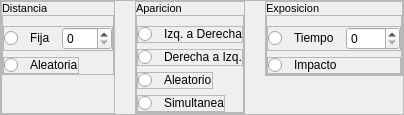
       <widget class="QFrame" name="frameParametros">
        <property name="sizePolicy">
         <sizepolicy hsizetype="Expanding" vsizetype="Preferred">
          <horstretch>0</horstretch>
          <verstretch>0</verstretch>
         </sizepolicy>
        </property>
        <property name="frameShape">
         <enum>QFrame::StyledPanel</enum>
        </property>
        <property name="frameShadow">
         <enum>QFrame::Raised</enum>
        </property>
        <layout class="QHBoxLayout" name="horizontalLayout_17">
         <property name="spacing">
          <number>20</number>
         </property>
         <property name="leftMargin">
          <number>0</number>
         </property>
         <property name="topMargin">
          <number>0</number>
         </property>
         <property name="rightMargin">
          <number>0</number>
         </property>
         <property name="bottomMargin">
          <number>0</number>
         </property>
         <item alignment="Qt::AlignLeft">
          <widget class="QFrame" name="aDistancia">
           <property name="sizePolicy">
            <sizepolicy hsizetype="Fixed" vsizetype="Expanding">
             <horstretch>0</horstretch>
             <verstretch>0</verstretch>
            </sizepolicy>
           </property>
           <property name="frameShape">
            <enum>QFrame::StyledPanel</enum>
           </property>
           <property name="frameShadow">
            <enum>QFrame::Raised</enum>
           </property>
           <layout class="QVBoxLayout" name="verticalLayout_6">
            <property name="spacing">
             <number>0</number>
            </property>
            <property name="leftMargin">
             <number>0</number>
            </property>
            <property name="topMargin">
             <number>0</number>
            </property>
            <property name="rightMargin">
             <number>0</number>
            </property>
            <property name="bottomMargin">
             <number>0</number>
            </property>
            <item>
             <widget class="QLabel" name="labelDistancia">
              <property name="sizePolicy">
               <sizepolicy hsizetype="Fixed" vsizetype="Fixed">
                <horstretch>0</horstretch>
                <verstretch>0</verstretch>
               </sizepolicy>
              </property>
              <property name="font">
               <font>
                <pointsize>8</pointsize>
                <weight>50</weight>
                <bold>false</bold>
               </font>
              </property>
              <property name="text">
               <string>Distancia</string>
              </property>
             </widget>
            </item>
            <item alignment="Qt::AlignLeft|Qt::AlignTop">
             <widget class="QFrame" name="paramDist">
              <property name="sizePolicy">
               <sizepolicy hsizetype="Preferred" vsizetype="Preferred">
                <horstretch>0</horstretch>
                <verstretch>0</verstretch>
               </sizepolicy>
              </property>
              <property name="styleSheet">
               <string notr="true"/>
              </property>
              <property name="frameShape">
               <enum>QFrame::StyledPanel</enum>
              </property>
              <property name="frameShadow">
               <enum>QFrame::Raised</enum>
              </property>
              <layout class="QVBoxLayout" name="verticalLayout_7">
               <property name="spacing">
                <number>6</number>
               </property>
               <property name="leftMargin">
                <number>0</number>
               </property>
               <property name="topMargin">
                <number>10</number>
               </property>
               <property name="rightMargin">
                <number>0</number>
               </property>
               <property name="bottomMargin">
                <number>0</number>
               </property>
               <item>
                <widget class="QFrame" name="aFrameFija">
                 <property name="sizePolicy">
                  <sizepolicy hsizetype="Fixed" vsizetype="Fixed">
                   <horstretch>0</horstretch>
                   <verstretch>0</verstretch>
                  </sizepolicy>
                 </property>
                 <property name="frameShape">
                  <enum>QFrame::StyledPanel</enum>
                 </property>
                 <property name="frameShadow">
                  <enum>QFrame::Raised</enum>
                 </property>
                 <layout class="QHBoxLayout" name="horizontalLayout_13">
                  <property name="spacing">
                   <number>12</number>
                  </property>
                  <property name="leftMargin">
                   <number>0</number>
                  </property>
                  <property name="topMargin">
                   <number>0</number>
                  </property>
                  <property name="rightMargin">
                   <number>0</number>
                  </property>
                  <property name="bottomMargin">
                   <number>0</number>
                  </property>
                  <item>
                   <widget class="QRadioButton" name="radioFija">
                    <property name="sizePolicy">
                     <sizepolicy hsizetype="Fixed" vsizetype="Fixed">
                      <horstretch>0</horstretch>
                      <verstretch>0</verstretch>
                     </sizepolicy>
                    </property>
                    <property name="text">
                     <string/>
                    </property>
                   </widget>
                  </item>
                  <item>
                   <widget class="QLabel" name="labelFija">
                    <property name="sizePolicy">
                     <sizepolicy hsizetype="Fixed" vsizetype="Fixed">
                      <horstretch>0</horstretch>
                      <verstretch>0</verstretch>
                     </sizepolicy>
                    </property>
                    <property name="text">
                     <string>Fija</string>
                    </property>
                   </widget>
                  </item>
                  <item>
                   <widget class="QSpinBox" name="spinBoxFija">
                    <property name="sizePolicy">
                     <sizepolicy hsizetype="Fixed" vsizetype="Fixed">
                      <horstretch>0</horstretch>
                      <verstretch>0</verstretch>
                     </sizepolicy>
                    </property>
                    <property name="minimumSize">
                     <size>
                      <width>50</width>
                      <height>0</height>
                     </size>
                    </property>
                    <property name="font">
                     <font>
                      <weight>50</weight>
                      <italic>false</italic>
                      <bold>false</bold>
                      <kerning>true</kerning>
                     </font>
                    </property>
                    <property name="styleSheet">
                     <string notr="true"/>
                    </property>
                    <property name="maximum">
                     <number>999</number>
                    </property>
                    <property name="tabletTracking" stdset="0">
                     <bool>false</bool>
                    </property>
                   </widget>
                  </item>
                 </layout>
                </widget>
               </item>
               <item alignment="Qt::AlignTop">
                <widget class="QFrame" name="bFrameAleatorio">
                 <property name="sizePolicy">
                  <sizepolicy hsizetype="Fixed" vsizetype="Fixed">
                   <horstretch>0</horstretch>
                   <verstretch>0</verstretch>
                  </sizepolicy>
                 </property>
                 <property name="frameShape">
                  <enum>QFrame::StyledPanel</enum>
                 </property>
                 <property name="frameShadow">
                  <enum>QFrame::Raised</enum>
                 </property>
                 <layout class="QHBoxLayout" name="horizontalLayout_14">
                  <property name="spacing">
                   <number>12</number>
                  </property>
                  <property name="leftMargin">
                   <number>0</number>
                  </property>
                  <property name="topMargin">
                   <number>0</number>
                  </property>
                  <property name="rightMargin">
                   <number>0</number>
                  </property>
                  <property name="bottomMargin">
                   <number>0</number>
                  </property>
                  <item>
                   <widget class="QRadioButton" name="radioAleatoria">
                    <property name="sizePolicy">
                     <sizepolicy hsizetype="Fixed" vsizetype="Fixed">
                      <horstretch>0</horstretch>
                      <verstretch>0</verstretch>
                     </sizepolicy>
                    </property>
                    <property name="text">
                     <string/>
                    </property>
                   </widget>
                  </item>
                  <item>
                   <widget class="QLabel" name="tittleAleatoria">
                    <property name="sizePolicy">
                     <sizepolicy hsizetype="Fixed" vsizetype="Fixed">
                      <horstretch>0</horstretch>
                      <verstretch>0</verstretch>
                     </sizepolicy>
                    </property>
                    <property name="text">
                     <string>Aleatoria</string>
                    </property>
                   </widget>
                  </item>
                 </layout>
                </widget>
               </item>
              </layout>
             </widget>
            </item>
           </layout>
          </widget>
         </item>
         <item>
          <widget class="QFrame" name="bAparicion">
           <property name="sizePolicy">
            <sizepolicy hsizetype="Fixed" vsizetype="Expanding">
             <horstretch>0</horstretch>
             <verstretch>0</verstretch>
            </sizepolicy>
           </property>
           <property name="frameShape">
            <enum>QFrame::StyledPanel</enum>
           </property>
           <property name="frameShadow">
            <enum>QFrame::Raised</enum>
           </property>
           <layout class="QVBoxLayout" name="verticalLayout_3">
            <property name="spacing">
             <number>0</number>
            </property>
            <property name="leftMargin">
             <number>0</number>
            </property>
            <property name="topMargin">
             <number>0</number>
            </property>
            <property name="rightMargin">
             <number>0</number>
            </property>
            <property name="bottomMargin">
             <number>0</number>
            </property>
            <item>
             <widget class="QLabel" name="alabelAparicion">
              <property name="sizePolicy">
               <sizepolicy hsizetype="Fixed" vsizetype="Fixed">
                <horstretch>0</horstretch>
                <verstretch>0</verstretch>
               </sizepolicy>
              </property>
              <property name="font">
               <font>
                <pointsize>8</pointsize>
                <weight>50</weight>
                <bold>false</bold>
               </font>
              </property>
              <property name="text">
               <string>Aparicion</string>
              </property>
             </widget>
            </item>
            <item alignment="Qt::AlignLeft|Qt::AlignTop">
             <widget class="QFrame" name="menuAparicion">
              <property name="sizePolicy">
               <sizepolicy hsizetype="Fixed" vsizetype="Preferred">
                <horstretch>0</horstretch>
                <verstretch>0</verstretch>
               </sizepolicy>
              </property>
              <property name="frameShape">
               <enum>QFrame::StyledPanel</enum>
              </property>
              <property name="frameShadow">
               <enum>QFrame::Raised</enum>
              </property>
              <layout class="QVBoxLayout" name="verticalLayout_4">
               <property name="spacing">
                <number>6</number>
               </property>
               <property name="leftMargin">
                <number>0</number>
               </property>
               <property name="topMargin">
                <number>10</number>
               </property>
               <property name="rightMargin">
                <number>0</number>
               </property>
               <property name="bottomMargin">
                <number>0</number>
               </property>
               <item alignment="Qt::AlignLeft|Qt::AlignTop">
                <widget class="QFrame" name="aFrameIzquierda">
                 <property name="sizePolicy">
                  <sizepolicy hsizetype="Expanding" vsizetype="Fixed">
                   <horstretch>0</horstretch>
                   <verstretch>0</verstretch>
                  </sizepolicy>
                 </property>
                 <property name="frameShape">
                  <enum>QFrame::StyledPanel</enum>
                 </property>
                 <property name="frameShadow">
                  <enum>QFrame::Raised</enum>
                 </property>
                 <layout class="QHBoxLayout" name="horizontalLayout_8">
                  <property name="spacing">
                   <number>12</number>
                  </property>
                  <property name="leftMargin">
                   <number>0</number>
                  </property>
                  <property name="topMargin">
                   <number>0</number>
                  </property>
                  <property name="rightMargin">
                   <number>0</number>
                  </property>
                  <property name="bottomMargin">
                   <number>0</number>
                  </property>
                  <item>
                   <widget class="QRadioButton" name="radioIzquierda">
                    <property name="sizePolicy">
                     <sizepolicy hsizetype="Fixed" vsizetype="Fixed">
                      <horstretch>0</horstretch>
                      <verstretch>0</verstretch>
                     </sizepolicy>
                    </property>
                    <property name="text">
                     <string/>
                    </property>
                   </widget>
                  </item>
                  <item>
                   <widget class="QLabel" name="labelIzquierda">
                    <property name="sizePolicy">
                     <sizepolicy hsizetype="Fixed" vsizetype="Fixed">
                      <horstretch>0</horstretch>
                      <verstretch>0</verstretch>
                     </sizepolicy>
                    </property>
                    <property name="text">
                     <string>Izq. a Derecha</string>
                    </property>
                   </widget>
                  </item>
                 </layout>
                </widget>
               </item>
               <item alignment="Qt::AlignLeft|Qt::AlignTop">
                <widget class="QFrame" name="bFrameDrecha">
                 <property name="sizePolicy">
                  <sizepolicy hsizetype="Expanding" vsizetype="Fixed">
                   <horstretch>0</horstretch>
                   <verstretch>0</verstretch>
                  </sizepolicy>
                 </property>
                 <property name="frameShape">
                  <enum>QFrame::StyledPanel</enum>
                 </property>
                 <property name="frameShadow">
                  <enum>QFrame::Raised</enum>
                 </property>
                 <layout class="QHBoxLayout" name="horizontalLayout_7">
                  <property name="spacing">
                   <number>12</number>
                  </property>
                  <property name="leftMargin">
                   <number>0</number>
                  </property>
                  <property name="topMargin">
                   <number>0</number>
                  </property>
                  <property name="rightMargin">
                   <number>0</number>
                  </property>
                  <property name="bottomMargin">
                   <number>0</number>
                  </property>
                  <item>
                   <widget class="QRadioButton" name="radioDerecha">
                    <property name="sizePolicy">
                     <sizepolicy hsizetype="Expanding" vsizetype="Expanding">
                      <horstretch>0</horstretch>
                      <verstretch>0</verstretch>
                     </sizepolicy>
                    </property>
                    <property name="text">
                     <string/>
                    </property>
                   </widget>
                  </item>
                  <item alignment="Qt::AlignLeft">
                   <widget class="QLabel" name="labelDerecha">
                    <property name="sizePolicy">
                     <sizepolicy hsizetype="Expanding" vsizetype="Fixed">
                      <horstretch>0</horstretch>
                      <verstretch>0</verstretch>
                     </sizepolicy>
                    </property>
                    <property name="text">
                     <string>Derecha a Izq.</string>
                    </property>
                   </widget>
                  </item>
                 </layout>
                </widget>
               </item>
               <item alignment="Qt::AlignLeft|Qt::AlignTop">
                <widget class="QFrame" name="cframeAleatorio">
                 <property name="sizePolicy">
                  <sizepolicy hsizetype="Expanding" vsizetype="Fixed">
                   <horstretch>0</horstretch>
                   <verstretch>0</verstretch>
                  </sizepolicy>
                 </property>
                 <property name="frameShape">
                  <enum>QFrame::StyledPanel</enum>
                 </property>
                 <property name="frameShadow">
                  <enum>QFrame::Raised</enum>
                 </property>
                 <layout class="QHBoxLayout" name="horizontalLayout_9">
                  <property name="spacing">
                   <number>12</number>
                  </property>
                  <property name="leftMargin">
                   <number>0</number>
                  </property>
                  <property name="topMargin">
                   <number>0</number>
                  </property>
                  <property name="rightMargin">
                   <number>0</number>
                  </property>
                  <property name="bottomMargin">
                   <number>0</number>
                  </property>
                  <item>
                   <widget class="QRadioButton" name="AparicionBlancosAleatorios">
                    <property name="sizePolicy">
                     <sizepolicy hsizetype="Fixed" vsizetype="Fixed">
                      <horstretch>0</horstretch>
                      <verstretch>0</verstretch>
                     </sizepolicy>
                    </property>
                    <property name="text">
                     <string/>
                    </property>
                   </widget>
                  </item>
                  <item>
                   <widget class="QLabel" name="labelAleatorio">
                    <property name="sizePolicy">
                     <sizepolicy hsizetype="Fixed" vsizetype="Fixed">
                      <horstretch>0</horstretch>
                      <verstretch>0</verstretch>
                     </sizepolicy>
                    </property>
                    <property name="text">
                     <string>Aleatorio</string>
                    </property>
                   </widget>
                  </item>
                 </layout>
                </widget>
               </item>
               <item alignment="Qt::AlignLeft|Qt::AlignTop">
                <widget class="QFrame" name="dframeSimultanea">
                 <property name="sizePolicy">
                  <sizepolicy hsizetype="Expanding" vsizetype="Fixed">
                   <horstretch>0</horstretch>
                   <verstretch>0</verstretch>
                  </sizepolicy>
                 </property>
                 <property name="frameShape">
                  <enum>QFrame::StyledPanel</enum>
                 </property>
                 <property name="frameShadow">
                  <enum>QFrame::Raised</enum>
                 </property>
                 <layout class="QHBoxLayout" name="horizontalLayout_10">
                  <property name="spacing">
                   <number>12</number>
                  </property>
                  <property name="leftMargin">
                   <number>0</number>
                  </property>
                  <property name="topMargin">
                   <number>0</number>
                  </property>
                  <property name="rightMargin">
                   <number>0</number>
                  </property>
                  <property name="bottomMargin">
                   <number>0</number>
                  </property>
                  <item>
                   <widget class="QRadioButton" name="AparicionSimultaneaBlanco">
                    <property name="sizePolicy">
                     <sizepolicy hsizetype="Fixed" vsizetype="Fixed">
                      <horstretch>0</horstretch>
                      <verstretch>0</verstretch>
                     </sizepolicy>
                    </property>
                    <property name="text">
                     <string/>
                    </property>
                   </widget>
                  </item>
                  <item>
                   <widget class="QLabel" name="labelSimultanea">
                    <property name="sizePolicy">
                     <sizepolicy hsizetype="Fixed" vsizetype="Fixed">
                      <horstretch>0</horstretch>
                      <verstretch>0</verstretch>
                     </sizepolicy>
                    </property>
                    <property name="text">
                     <string>Simultanea</string>
                    </property>
                   </widget>
                  </item>
                 </layout>
                </widget>
               </item>
              </layout>
             </widget>
            </item>
           </layout>
          </widget>
         </item>
         <item alignment="Qt::AlignTop">
          <widget class="QFrame" name="cExposicion">
           <property name="sizePolicy">
            <sizepolicy hsizetype="Expanding" vsizetype="Preferred">
             <horstretch>0</horstretch>
             <verstretch>0</verstretch>
            </sizepolicy>
           </property>
           <property name="frameShape">
            <enum>QFrame::StyledPanel</enum>
           </property>
           <property name="frameShadow">
            <enum>QFrame::Raised</enum>
           </property>
           <layout class="QVBoxLayout" name="verticalLayout_5">
            <property name="spacing">
             <number>0</number>
            </property>
            <property name="leftMargin">
             <number>0</number>
            </property>
            <property name="topMargin">
             <number>0</number>
            </property>
            <property name="rightMargin">
             <number>0</number>
            </property>
            <property name="bottomMargin">
             <number>0</number>
            </property>
            <item>
             <widget class="QLabel" name="labelExposicionTittle">
              <property name="sizePolicy">
               <sizepolicy hsizetype="Fixed" vsizetype="Fixed">
                <horstretch>0</horstretch>
                <verstretch>0</verstretch>
               </sizepolicy>
              </property>
              <property name="font">
               <font>
                <pointsize>8</pointsize>
                <weight>50</weight>
                <bold>false</bold>
               </font>
              </property>
              <property name="text">
               <string>Exposicion</string>
              </property>
             </widget>
            </item>
            <item alignment="Qt::AlignTop">
             <widget class="QFrame" name="menuExposicion">
              <property name="sizePolicy">
               <sizepolicy hsizetype="Fixed" vsizetype="Fixed">
                <horstretch>0</horstretch>
                <verstretch>0</verstretch>
               </sizepolicy>
              </property>
              <property name="minimumSize">
               <size>
                <width>0</width>
                <height>0</height>
               </size>
              </property>
              <property name="frameShape">
               <enum>QFrame::StyledPanel</enum>
              </property>
              <property name="frameShadow">
               <enum>QFrame::Raised</enum>
              </property>
              <layout class="QVBoxLayout" name="verticalLayout_9">
               <property name="spacing">
                <number>6</number>
               </property>
               <property name="leftMargin">
                <number>0</number>
               </property>
               <property name="topMargin">
                <number>10</number>
               </property>
               <property name="rightMargin">
                <number>0</number>
               </property>
               <property name="bottomMargin">
                <number>0</number>
               </property>
               <item alignment="Qt::AlignTop">
                <widget class="QFrame" name="aExposicionTiempoBlanco">
                 <property name="sizePolicy">
                  <sizepolicy hsizetype="Fixed" vsizetype="Fixed">
                   <horstretch>0</horstretch>
                   <verstretch>0</verstretch>
                  </sizepolicy>
                 </property>
                 <property name="frameShape">
                  <enum>QFrame::StyledPanel</enum>
                 </property>
                 <property name="frameShadow">
                  <enum>QFrame::Raised</enum>
                 </property>
                 <layout class="QHBoxLayout" name="horizontalLayout_4">
                  <property name="spacing">
                   <number>12</number>
                  </property>
                  <property name="leftMargin">
                   <number>0</number>
                  </property>
                  <property name="topMargin">
                   <number>0</number>
                  </property>
                  <property name="rightMargin">
                   <number>0</number>
                  </property>
                  <property name="bottomMargin">
                   <number>0</number>
                  </property>
                  <item>
                   <widget class="QRadioButton" name="radiioTiempo">
                    <property name="sizePolicy">
                     <sizepolicy hsizetype="Fixed" vsizetype="Fixed">
                      <horstretch>0</horstretch>
                      <verstretch>0</verstretch>
                     </sizepolicy>
                    </property>
                    <property name="text">
                     <string/>
                    </property>
                    <property name="checked">
                     <bool>false</bool>
                    </property>
                   </widget>
                  </item>
                  <item>
                   <widget class="QLabel" name="labelTiempo">
                    <property name="sizePolicy">
                     <sizepolicy hsizetype="Fixed" vsizetype="Fixed">
                      <horstretch>0</horstretch>
                      <verstretch>0</verstretch>
                     </sizepolicy>
                    </property>
                    <property name="text">
                     <string>Tiempo</string>
                    </property>
                   </widget>
                  </item>
                  <item>
                   <widget class="QSpinBox" name="spinBoxTiempo">
                    <property name="minimumSize">
                     <size>
                      <width>50</width>
                      <height>0</height>
                     </size>
                    </property>
                    <property name="maximumSize">
                     <size>
                      <width>5011111</width>
                      <height>16777215</height>
                     </size>
                    </property>
                    <property name="maximum">
                     <number>9999</number>
                    </property>
                   </widget>
                  </item>
                 </layout>
                </widget>
               </item>
               <item alignment="Qt::AlignTop">
                <widget class="QFrame" name="bImpactoFrame">
                 <property name="sizePolicy">
                  <sizepolicy hsizetype="Expanding" vsizetype="Fixed">
                   <horstretch>0</horstretch>
                   <verstretch>0</verstretch>
                  </sizepolicy>
                 </property>
                 <property name="frameShape">
                  <enum>QFrame::StyledPanel</enum>
                 </property>
                 <property name="frameShadow">
                  <enum>QFrame::Raised</enum>
                 </property>
                 <layout class="QHBoxLayout" name="horizontalLayout_5">
                  <property name="spacing">
                   <number>12</number>
                  </property>
                  <property name="leftMargin">
                   <number>0</number>
                  </property>
                  <property name="topMargin">
                   <number>0</number>
                  </property>
                  <property name="rightMargin">
                   <number>0</number>
                  </property>
                  <property name="bottomMargin">
                   <number>0</number>
                  </property>
                  <item>
                   <widget class="QRadioButton" name="ExposicionImpactoBlanco">
                    <property name="sizePolicy">
                     <sizepolicy hsizetype="Fixed" vsizetype="Fixed">
                      <horstretch>0</horstretch>
                      <verstretch>0</verstretch>
                     </sizepolicy>
                    </property>
                    <property name="text">
                     <string/>
                    </property>
                   </widget>
                  </item>
                  <item alignment="Qt::AlignLeft">
                   <widget class="QLabel" name="labelImpacto">
                    <property name="sizePolicy">
                     <sizepolicy hsizetype="Fixed" vsizetype="Fixed">
                      <horstretch>0</horstretch>
                      <verstretch>0</verstretch>
                     </sizepolicy>
                    </property>
                    <property name="text">
                     <string>Impacto</string>
                    </property>
                   </widget>
                  </item>
                 </layout>
                </widget>
               </item>
              </layout>
             </widget>
            </item>
           </layout>
          </widget>
         </item>
        </layout>
       </widget>
